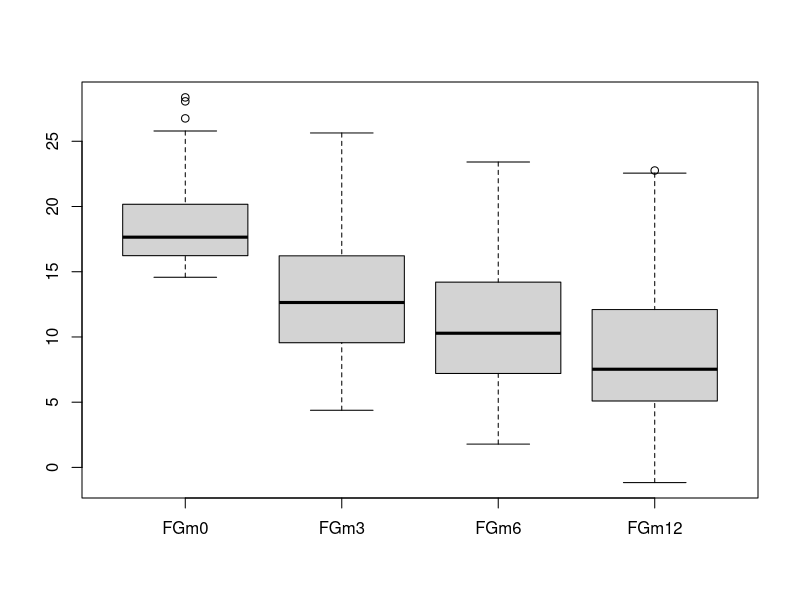
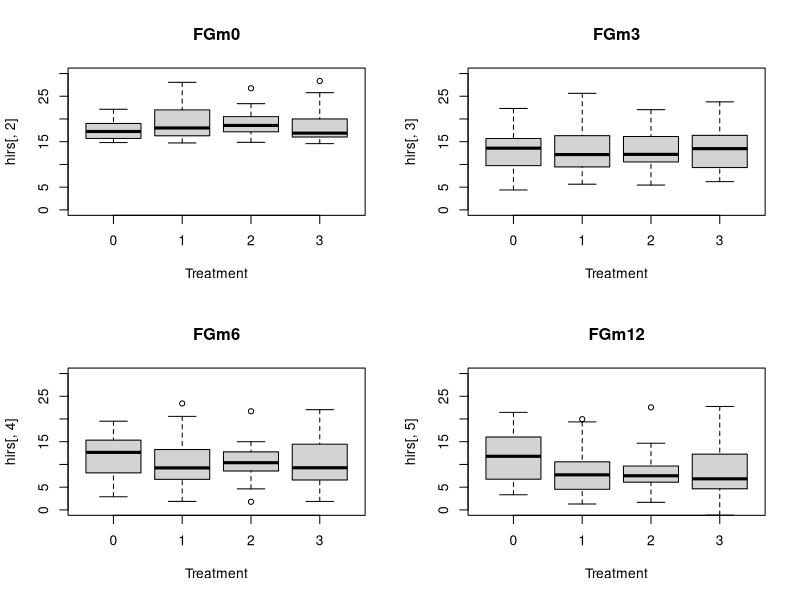
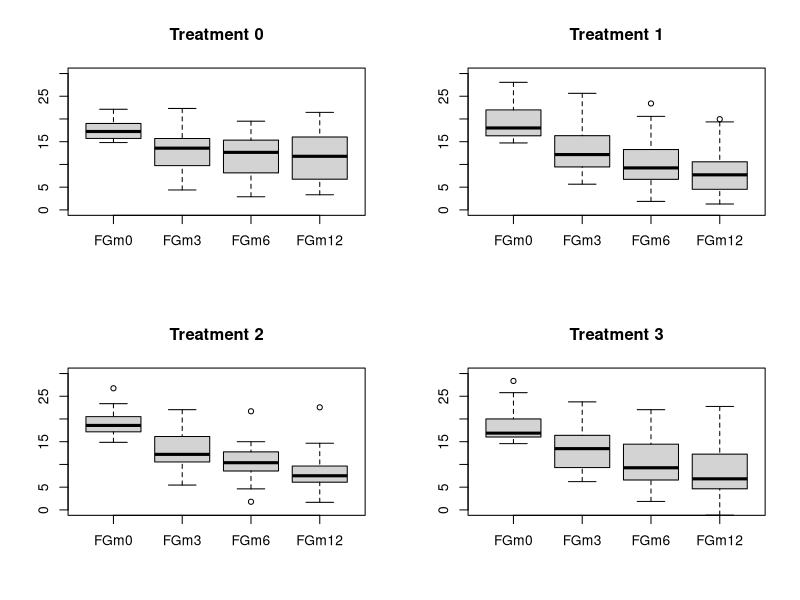
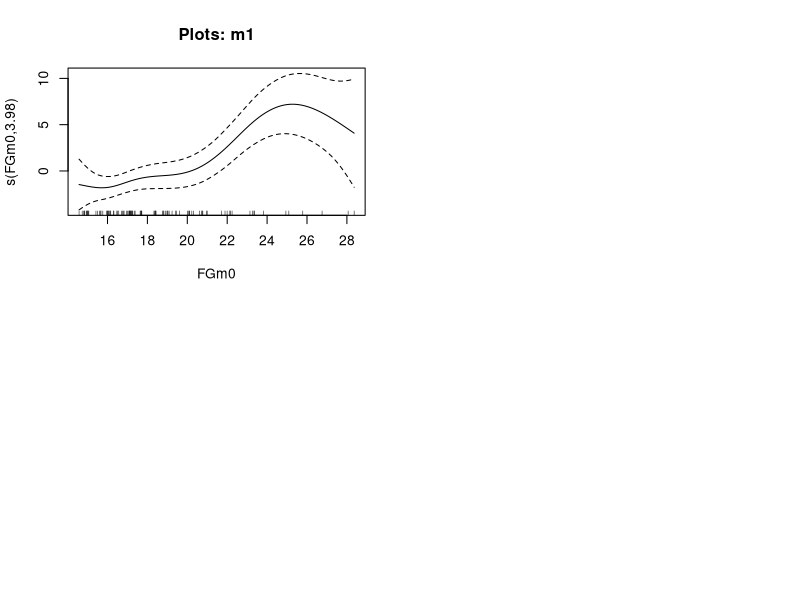

Here is the R script that generated these plots, in order: (Note: this script raises an error after producing the figures.)
## ---- chunk 1
knitr::opts_chunk$set(echo = TRUE)
## ---- chunk 2
# Clear environment
rm(list=ls())

# Load necessary packages
if(!require("mgcv")) {
  install.packages("mgcv", dependencies=TRUE)
  library(mgcv)
}
## ---- chunk 3
# 1. Data Import and Preparation

# Bear in mind that there may have some dataset with missing value NA
hirs <- read.table("hirsutism.dat",header=T, sep="\t",fill=TRUE)

# Check structure and ensure that Treatment is a factor

summary(hirs)

hirs$Treatment <- as.factor(hirs$Treatment)
## ---- chunk 4
library(mice)
imputed_data <- mice(hirs, m = 5, method = 'pmm', seed = 123)
hirs <- complete(imputed_data)
summary(is.na(hirs))
## ---- chunk 5
# 2. Exploratory Data Analysis

summary(hirs)
attach(hirs)

boxplot(hirs[,2:5])

par(mfrow=c(2,2))
boxplot(hirs[,2]~Treatment,ylim=c(0,30), main=names(hirs)[2], xlab="Treatment")
boxplot(hirs[,3]~Treatment,ylim=c(0,30), main=names(hirs)[3], xlab="Treatment")
boxplot(hirs[,4]~Treatment,ylim=c(0,30), main=names(hirs)[4], xlab="Treatment")
boxplot(hirs[,5]~Treatment,ylim=c(0,30), main=names(hirs)[5], xlab="Treatment")
par(mfrow=c(1,1))

par(mfrow=c(2,2))
boxplot(hirs[Treatment==0,2:5],ylim=c(0,30), main="Treatment 0")
boxplot(hirs[Treatment==1,2:5],ylim=c(0,30), main="Treatment 1")
boxplot(hirs[Treatment==2,2:5],ylim=c(0,30), main="Treatment 2")
boxplot(hirs[Treatment==3,2:5],ylim=c(0,30), main="Treatment 3")
par(mfrow=c(1,1))

## ---- chunk 6
# 3. Fit Candidate GAM Models with increasing complexity.

# Model 1: A very simple model including only FGm0 and Treatment
m1 <- gam(FGm12 ~ Treatment + s(FGm0),
          data = hirs, method = "REML")

# Model 2: A more complex model model revealing the relation with patient physical status
m2 <- gam(FGm12 ~ Treatment + s(FGm0) + s(weight) + s(height),
          data = hirs, method = "REML")
# In this case, we will apply smooth function, s(), among the variables, to capture
# possible no-linear correlation between numerical feature and our target variable.

# Model 3: Include all baseline continuous vars as smooth terms and Treatment as a factor
m3 <- gam(FGm12 ~ Treatment + s(FGm0) + s(SysPres) + s(DiaPres) + 
          s(weight) + s(height),data = hirs, method = "REML")

# Model 4: Allow the relationship with FGm0 to differ by Treatment (using a by-factor smooth) 
m4 <- gam(FGm12 ~ Treatment + s(FGm0, by=Treatment) + 
          s(SysPres) + s(DiaPres) + s(weight) + s(height),
          data = hirs, method = "REML")

# Stack all the models into a list for easy comparison.
models <- list(m1=m1, m2=m2, m3=m3, m4=m4)
## ---- chunk 7
# 4. Model comparison (R-sq and Deviance explained metrics)

for (m_name in names(models)) {
  m <- models[[m_name]]
  
  cat("----------", m_name, "----------\n")
  
  # Model summary
  s <- summary(m)
  print(s)
  
  # Model plots
  par(mfrow=c(2,2))
  plot(m, all.terms=TRUE, shade=TRUE, main=paste("Plots:", m_name))
  par(mfrow=c(1,1))
  
  # Example vis.gam (only if model has at least two continuous predictors)
  if("weight" %in% names(m$model) && "FGm0" %in% names(m$model)){
    vis.gam(m, view=c("FGm0","weight"), cond=list(Treatment=levels(hirs$Treatment)[1]),
            theta=45, color="topo", main=paste("vis.gam:", m_name, "(FGm0 vs weight)"))
  }

  # gam.check
  cat("gam.check for", m_name, "\n")
  gam.check(m)
}
## ---- chunk 8
# Taking fourth model as baseline, let's try with different method instead of "REML"

m5 <- gam(FGm12 ~ Treatment + s(FGm0, by=Treatment) + 
          s(SysPres) + s(DiaPres) + s(weight) + s(height),
          data = hirs, method = "GCV.Cp")

m6 <- gam(FGm12 ~ Treatment + s(FGm0, by=Treatment) + 
          s(SysPres) + s(DiaPres) + s(weight) + s(height),
          data = hirs, method = "ML")
## ---- chunk 9
# 5. Model Comparison with Anova
# Use ANOVA to compare nested models. Note: 
# - Strictly, m4 is not nested in m3 (different structure due to by=Treatment),
#   but we can still get some insight. For nested comparisons, focus on models
#   that differ by terms. Alternatively, compare AIC for all models.

anova(m4, m5, m6, test="F")

AIC(m4, m5, m6)

## ---- chunk 10
summary(m5)

# Examine partial effects more thoroughly:
par(mfrow=c(2,3))
plot(m5, all.terms=TRUE, shade=TRUE, main="Final Model (m5)")
par(mfrow=c(1,1))

# Visualize 3D surfaces for interesting pairs of predictors:
vis.gam(m5, view=c("FGm0","weight"), cond=list(Treatment="2"), 
        theta=30, color="terrain", main="M5:")
